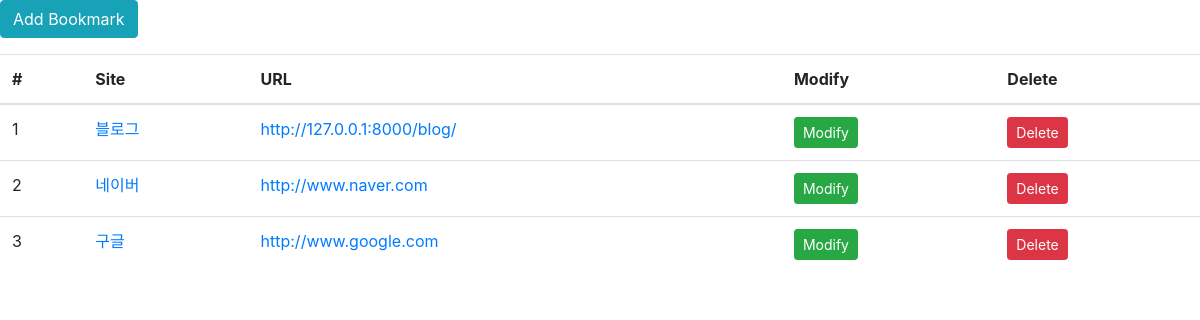
Screenshot of /bookmark/ with the database file from the repository.
### bookmark/models.py (models this page shows, shortened)
class BookMark(models.Model):
    site_name = models.CharField(max_length=100)
    url = models.URLField("Site URL")

### bookmark/views.py (the view)
# urls.py: path('',BookmarkListView.as_view(), name='list'),
class BookmarkListView(ListView):
    model = BookMark

### bookmark/templates/bookmark/bookmark_list.html (shortened to what this page needs)
{% extends 'base.html' %}
{% block content %}
    <div class="btn-group">
        <a href ="{% url 'add' %}" class = "btn btn-info">Add Bookmark</a>
    </div>
    <table class = "table">
        <thead>
            <tr>
                <th scope = "col">#</th>
                <th scope = "col">Site</th>
                <th scope = "col">URL</th>
                <th scope = "col">Modify</th>
                <th scope = "col">Delete</th>
            </tr>
        </thead>
        <tbody>
            {% for bookmark in object_list %}
            <tr>
                <td>{{forloop.counter}}</td>
                <td><a href="{% url 'detail' pk=bookmark.id %}">{{bookmark.site_name}}</a></td>
                <td><a href="{{bookmark.url}}" target="_blank">{{bookmark.url}}</a> </td>
                <td><a href="{% url 'update' pk=bookmark.id %}" class="btn btn-success btn-sm">Modify</a></td>
                <td><a href="{% url 'delete' pk=bookmark.id %}" class="btn btn-danger btn-sm">Delete</a></td>
            </tr>
            {% endfor %}
        </tbody>
    </table>
{% endblock %}

### rows the page displays
BookMark: site_name "블로그", url "http://127.0.0.1:8000/blog/"
BookMark: site_name "네이버", url "http://www.naver.com"
BookMark: site_name "구글", url "http://www.google.com"
